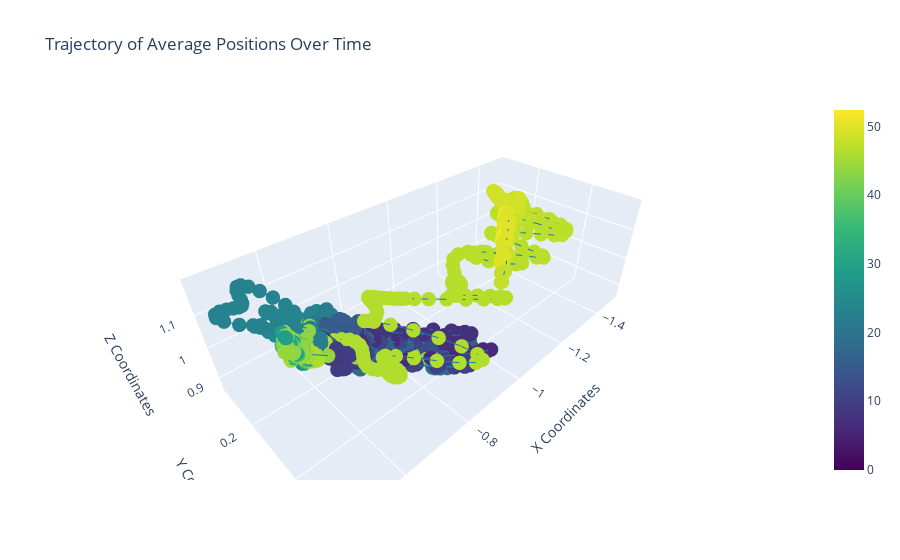

This figure's notebook cell:
### Code cell
# Convert list of average positions to a NumPy array for easier handling
filtered_avg_positions = np.array(filtered_avg_positions)

# Create a Plotly figure
fig = go.Figure(data=[go.Scatter3d(
    x=filtered_avg_positions[:, 0],
    y=filtered_avg_positions[:, 1],
    z=filtered_avg_positions[:, 2],
    mode='lines+markers',
    marker=dict(
        size=5,
        color=np.linspace(0, filtered_time_stamps[-1], len(filtered_time_stamps)),  # Gradient color based on time
        colorscale='Viridis',
        showscale=True
    ),
    line=dict(
        color='#1f77b4',  # Consistent color for the line
        width=2
    )
)])

# Update plot layout for better visualization
fig.update_layout(
    title='Trajectory of Average Positions Over Time',
    scene=dict(
        xaxis_title='X Coordinates',
        yaxis_title='Y Coordinates',
        zaxis_title='Z Coordinates'
    ),
    legend_title_text='Frame'
)

# Show the interactive plot
fig.show()

### Figure 1 — Plotly figure (JSON) as saved in the notebook; plotly's stock layout.template omitted (floating-point values rounded to 4 significant figures; data arrays with more than 128 entries replaced by an {"elided": "..."} marker saying what was removed)
{"data": [{"line": {"color": "#1f77b4", "width": 2}, "marker": {"color": {"elided": "6288 float values"}, "colorscale": [[0, "#440154"], [0.1111, "#482878"], [0.2222, "#3e4989"], [0.3333, "#31688e"], [0.4444, "#26828e"], [0.5556, "#1f9e89"], [0.6667, "#35b779"], [0.7778, "#6ece58"], [0.8889, "#b5de2b"], [1, "#fde725"]], "showscale": true, "size": 5}, "mode": "lines+markers", "type": "scatter3d", "x": {"elided": "6288 float values"}, "y": {"elided": "6288 float values"}, "z": {"elided": "6288 float values"}}], "layout": {"legend": {"title": {"text": "Frame"}}, "scene": {"xaxis": {"title": {"text": "X Coordinates"}}, "yaxis": {"title": {"text": "Y Coordinates"}}, "zaxis": {"title": {"text": "Z Coordinates"}}}, "title": {"text": "Trajectory of Average Positions Over Time"}}}
